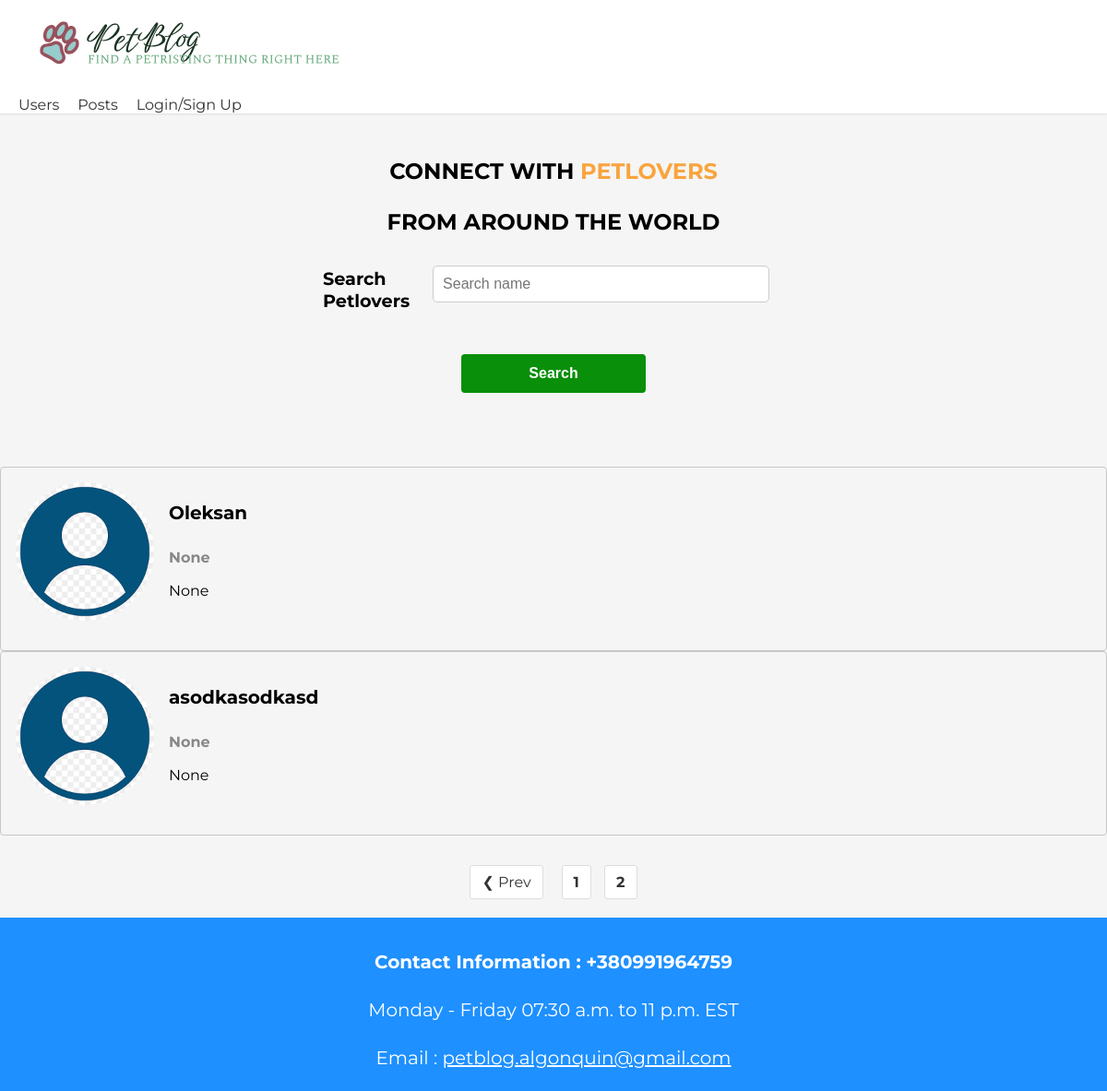
The app's page /?page=3, older data.
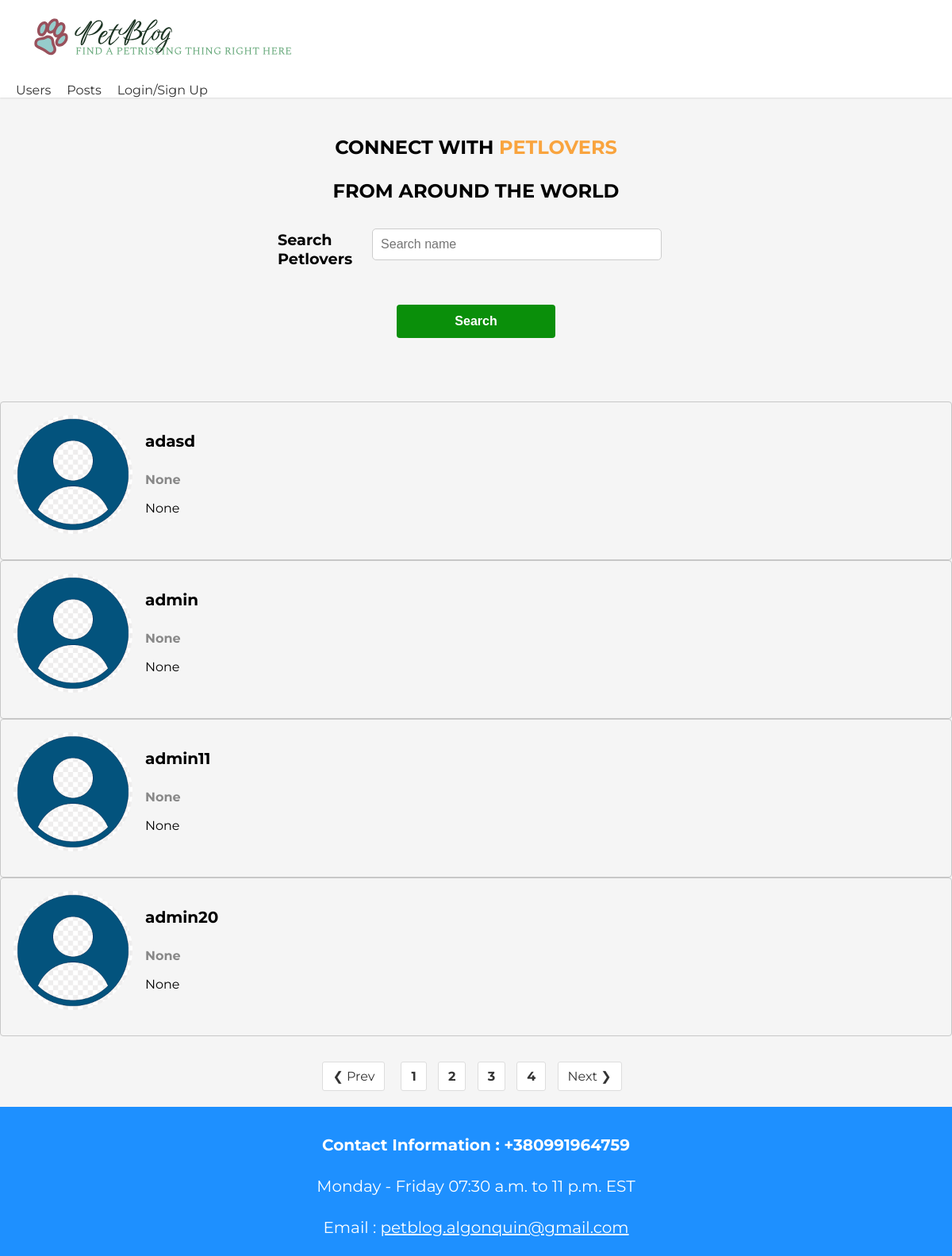
The same page, newer data.
### users/models.py (models this page shows, shortened)
class Profile(models.Model):
    user = models.OneToOneField(User, on_delete=models.CASCADE, null=True, blank=True)
    name = models.CharField(max_length=200, blank=True, null=True)
    email = models.EmailField(max_length=200, blank=True, null=True)
    username = models.CharField(max_length=200, blank=True, null=True)
    location = models.CharField(max_length=200, blank=True, null=True)
    short_intro = models.CharField(max_length=200, blank=True, null=True)
    bio = models.TextField(blank=True, null=True)
    profile_image = models.ImageField(null=True, blank=True, upload_to='profiles/', default='profiles/default.png')
    social_instagram = models.CharField(max_length=200, blank=True, null=True)
    social_facebook = models.CharField(max_length=200, blank=True, null=True)
    social_twitter = models.CharField(max_length=200, blank=True, null=True)
    created = models.DateTimeField(auto_now_add=True)

### users/views.py (the view)
# urls.py: path('', views.profiles, name='profiles'),
def profiles(request):
    profiles, search_query = searchUsers(request)
    crange, profiles = paginationProfiles(request, profiles, 4)
    context = {'profiles': profiles, 'search_query': search_query, 'crange': crange}
    return render(request, 'users/profiles.html', context)

### users/utils_func.py (called while the page is built)
def searchUsers(request):
    search_query = ''
    if request.GET.get('search_query'):
        search_query = request.GET.get('search_query')
    profiles = Profile.objects.distinct().filter(
            Q(name__icontains=search_query) | Q(short_intro__icontains=search_query))
    return profiles, search_query

def paginationProfiles(request, profiles, results):
    page = request.GET.get('page')
    paginator = Paginator(profiles, results)
    try:
        profiles = paginator.page(page)
    except PageNotAnInteger:
        page = 1
        profiles = paginator.page(page)
    except EmptyPage:
        page = paginator.num_pages
        profiles = paginator.page(page)
    leftIndex = (int(page) - 4)
    if leftIndex < 1:
        leftIndex = 1
    rightIndex = (int(page) + 5)
    if rightIndex > paginator.num_pages:
        rightIndex = paginator.num_pages + 1
    custom_range = range(leftIndex, rightIndex)
    return custom_range, profiles

### users/templates/users/profiles.html (shortened to what this page needs)
{% extends 'main.html' %}
{% block content %}
<main class="home-1">
    <section class="hero-section-hero text-center-text">
        <div class="container container--narrow-prof">
            <div class="hero1-section__box-1">
                <h2>CONNECT WITH <span>PETLOVERS</span></h2>
                <h2>FROM AROUND THE WORLD</h2>
            </div>
            <div class="hero1-section__search-1">
                <form id="searchFrom" class="form" action="{% url 'profiles' %}" method="get">
                    <div class="form1__field">
                        <label for="formInput#search"> Search Petlovers </label>
                        <input class="input input--text" id="formInput#search" type="text" name="search_query"
                               value="{{ search_query }}"placeholder="Search name" />
                    </div>
                    <input class="btn" type="submit" value="Search" />
                </form>
            </div>
        </div>
    </section>
    <section class="dev1list">
        <div class="container1">
            <div class="grid1 grid1--three">
                {% for profile in profiles %}
                <div class="column1 card">
                    <div class="dev1">
                        <div class="card1__body">
                            <a href="{% url 'user-profile' profile.id %}" class="dev1__profile">
                                    <img class="avatar1 avatar--md" src="{{ profile.profile_image.url }}" alt="image" />
                                <div class="dev1__meta">
                                    <h3 class="prof_name">{{ profile.name }}</h3>
                                    <h5 class="prof_into">{{ profile.short_intro|slice:"60" }}</h5>
                                    <p class="dev1__info">
                                        {{ profile.bio|slice:"150"}}
                                    </p>
                                </div>
                            </a>
                        </div>
                    </div>
                </div>
            </div>
            {% endfor %}
    </section>
    {% include 'pagination.html' with queryset=profiles custom_range=custom_range %}
</main>
{% endblock %}

Row changes from the older to the newer data that the page shows:
no longer on this page (row unchanged): Profile: profile_image (placeholder picture), name "Oleksan", short_intro "None", bio "None"
no longer on this page (row unchanged): Profile: profile_image (placeholder picture), name "asodkasodkasd", short_intro "None", bio "None"
added Profile: profile_image (placeholder picture), name "adasd", short_intro "None", bio "None"
added Profile: profile_image (placeholder picture), name "admin", short_intro "None", bio "None"
added Profile: profile_image (placeholder picture), name "admin11", short_intro "None", bio "None"
added Profile: profile_image (placeholder picture), name "admin20", short_intro "None", bio "None"
Text that changed along with them:
list line gone: "2"
new list line: "2"
new list line: "3"
new list line: "4"
text now shown: "Next ❯"
